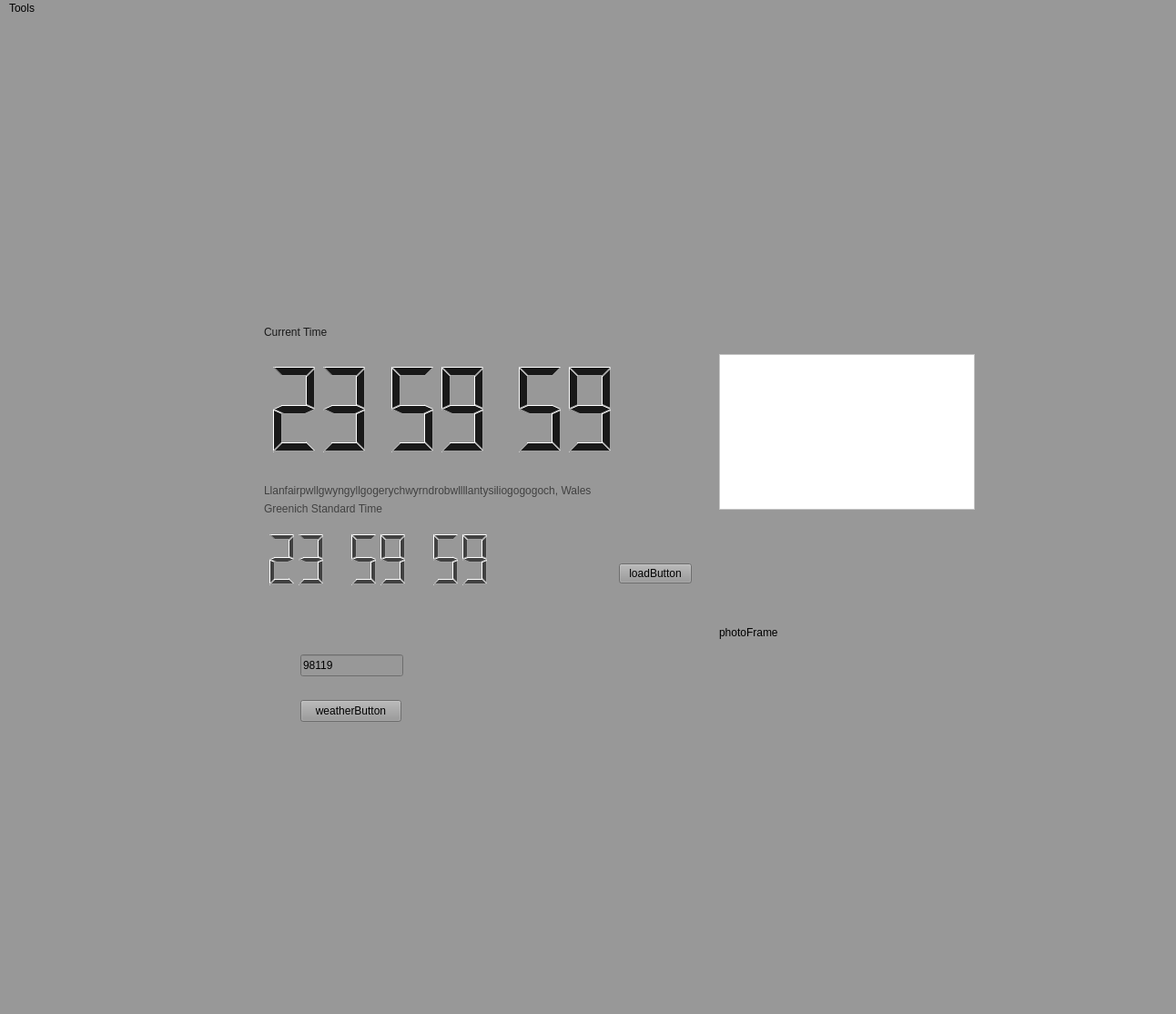
<?xml version="1.0" encoding="UTF-8"?>
<ui version="4.0">
 <class>DashboardWindow</class>
 <widget class="QMainWindow" name="DashboardWindow">
  <property name="geometry">
   <rect>
    <x>0</x>
    <y>0</y>
    <width>1292</width>
    <height>1114</height>
   </rect>
  </property>
  <property name="windowTitle">
   <string>DashboardWindow</string>
  </property>
  <property name="styleSheet">
   <string notr="true">background-color: rgb(152, 152, 152);</string>
  </property>
  <widget class="QWidget" name="centralwidget">
   <widget class="QLCDNumber" name="hourLCD">
    <property name="geometry">
     <rect>
      <x>290</x>
      <y>370</y>
      <width>121</width>
      <height>121</height>
     </rect>
    </property>
    <property name="styleSheet">
     <string notr="true">color: rgb(25, 25, 25);
background-color:transparent;</string>
    </property>
    <property name="frameShape">
     <enum>QFrame::NoFrame</enum>
    </property>
    <property name="digitCount">
     <number>2</number>
    </property>
    <property name="value" stdset="0">
     <double>23.000000000000000</double>
    </property>
   </widget>
   <widget class="QLabel" name="cityLabel">
    <property name="geometry">
     <rect>
      <x>290</x>
      <y>510</y>
      <width>491</width>
      <height>20</height>
     </rect>
    </property>
    <property name="styleSheet">
     <string notr="true">font: 8pt &quot;MS Shell Dlg 2&quot;;
color: rgb(65, 65, 65);
background-color:transparent;</string>
    </property>
    <property name="text">
     <string>Llanfair­pwllgwyngyll­gogery­chwyrn­drobwll­llan­tysilio­gogo­goch, Wales</string>
    </property>
   </widget>
   <widget class="QLabel" name="currentTimeLabel">
    <property name="geometry">
     <rect>
      <x>290</x>
      <y>330</y>
      <width>181</width>
      <height>31</height>
     </rect>
    </property>
    <property name="styleSheet">
     <string notr="true">font: 14pt &quot;MS Shell Dlg 2&quot;;
color: rgb(25, 25, 25);
background-color:transparent;</string>
    </property>
    <property name="text">
     <string>Current Time</string>
    </property>
   </widget>
   <widget class="QLCDNumber" name="minuteLCD">
    <property name="geometry">
     <rect>
      <x>420</x>
      <y>370</y>
      <width>121</width>
      <height>121</height>
     </rect>
    </property>
    <property name="styleSheet">
     <string notr="true">color: rgb(25, 25, 25);
background-color:transparent;</string>
    </property>
    <property name="frameShape">
     <enum>QFrame::NoFrame</enum>
    </property>
    <property name="digitCount">
     <number>2</number>
    </property>
    <property name="value" stdset="0">
     <double>59.000000000000000</double>
    </property>
   </widget>
   <widget class="QLCDNumber" name="secondLCD">
    <property name="geometry">
     <rect>
      <x>560</x>
      <y>370</y>
      <width>121</width>
      <height>121</height>
     </rect>
    </property>
    <property name="styleSheet">
     <string notr="true">color: rgb(25, 25, 25);
background-color:transparent;</string>
    </property>
    <property name="frameShape">
     <enum>QFrame::NoFrame</enum>
    </property>
    <property name="digitCount">
     <number>2</number>
    </property>
    <property name="value" stdset="0">
     <double>59.000000000000000</double>
    </property>
    <property name="intValue" stdset="0">
     <number>59</number>
    </property>
   </widget>
   <widget class="QLCDNumber" name="worldMinuteLCD">
    <property name="geometry">
     <rect>
      <x>380</x>
      <y>560</y>
      <width>71</width>
      <height>71</height>
     </rect>
    </property>
    <property name="styleSheet">
     <string notr="true">color: rgb(65, 65, 65);
background-color:transparent;</string>
    </property>
    <property name="digitCount">
     <number>2</number>
    </property>
    <property name="intValue" stdset="0">
     <number>59</number>
    </property>
   </widget>
   <widget class="QLCDNumber" name="worldSecondLCD">
    <property name="geometry">
     <rect>
      <x>470</x>
      <y>560</y>
      <width>71</width>
      <height>71</height>
     </rect>
    </property>
    <property name="styleSheet">
     <string notr="true">background-color:transparent;
color: rgb(65, 65, 65);</string>
    </property>
    <property name="digitCount">
     <number>2</number>
    </property>
    <property name="intValue" stdset="0">
     <number>59</number>
    </property>
   </widget>
   <widget class="QLCDNumber" name="worldHourLCD">
    <property name="geometry">
     <rect>
      <x>290</x>
      <y>560</y>
      <width>71</width>
      <height>71</height>
     </rect>
    </property>
    <property name="styleSheet">
     <string notr="true">color: rgb(65, 65, 65);
background-color:transparent;</string>
    </property>
    <property name="digitCount">
     <number>2</number>
    </property>
    <property name="intValue" stdset="0">
     <number>23</number>
    </property>
   </widget>
   <widget class="QLabel" name="timeZoneLabel">
    <property name="geometry">
     <rect>
      <x>290</x>
      <y>530</y>
      <width>491</width>
      <height>20</height>
     </rect>
    </property>
    <property name="styleSheet">
     <string notr="true">font: 8pt &quot;MS Shell Dlg 2&quot;;
color: rgb(65, 65, 65);
background-color:transparent;</string>
    </property>
    <property name="text">
     <string>Greenich Standard Time</string>
    </property>
   </widget>
   <widget class="QTableView" name="todolist">
    <property name="geometry">
     <rect>
      <x>790</x>
      <y>370</y>
      <width>281</width>
      <height>171</height>
     </rect>
    </property>
    <property name="sizePolicy">
     <sizepolicy hsizetype="Preferred" vsizetype="Preferred">
      <horstretch>0</horstretch>
      <verstretch>0</verstretch>
     </sizepolicy>
    </property>
    <property name="styleSheet">
     <string notr="true">color: rgb(0, 0, 0);
background-color: rgb(255, 255, 255);</string>
    </property>
    <property name="frameShape">
     <enum>QFrame::StyledPanel</enum>
    </property>
    <property name="frameShadow">
     <enum>QFrame::Sunken</enum>
    </property>
    <property name="lineWidth">
     <number>3</number>
    </property>
    <property name="horizontalScrollBarPolicy">
     <enum>Qt::ScrollBarAlwaysOff</enum>
    </property>
    <property name="gridStyle">
     <enum>Qt::NoPen</enum>
    </property>
    <property name="sortingEnabled">
     <bool>false</bool>
    </property>
   </widget>
   <widget class="QLabel" name="label">
    <property name="geometry">
     <rect>
      <x>10</x>
      <y>-160</y>
      <width>1171</width>
      <height>1491</height>
     </rect>
    </property>
    <property name="autoFillBackground">
     <bool>false</bool>
    </property>
    <property name="styleSheet">
     <string notr="true">border-image: url(:/Lab 4 Images/google home.png);
background-color:transparent
</string>
    </property>
    <property name="text">
     <string/>
    </property>
   </widget>
   <widget class="QPushButton" name="pushButton">
    <property name="geometry">
     <rect>
      <x>330</x>
      <y>750</y>
      <width>111</width>
      <height>24</height>
     </rect>
    </property>
    <property name="text">
     <string>weatherButton</string>
    </property>
   </widget>
   <widget class="QLabel" name="weatherLabel">
    <property name="geometry">
     <rect>
      <x>480</x>
      <y>680</y>
      <width>191</width>
      <height>101</height>
     </rect>
    </property>
    <property name="text">
     <string/>
    </property>
   </widget>
   <widget class="QLineEdit" name="zipCodeEdit">
    <property name="geometry">
     <rect>
      <x>330</x>
      <y>700</y>
      <width>113</width>
      <height>24</height>
     </rect>
    </property>
    <property name="text">
     <string>98119</string>
    </property>
   </widget>
   <widget class="QLabel" name="label_2">
    <property name="geometry">
     <rect>
      <x>10</x>
      <y>0</y>
      <width>1281</width>
      <height>1111</height>
     </rect>
    </property>
    <property name="styleSheet">
     <string notr="true">border-image: url(:/Lab 4 Images/boards-with-unfocused-background_1253-55.jpg);</string>
    </property>
    <property name="text">
     <string/>
    </property>
   </widget>
   <widget class="QLabel" name="frameLabel">
    <property name="geometry">
     <rect>
      <x>790</x>
      <y>590</y>
      <width>281</width>
      <height>171</height>
     </rect>
    </property>
    <property name="text">
     <string>photoFrame</string>
    </property>
   </widget>
   <widget class="QPushButton" name="loadButton">
    <property name="geometry">
     <rect>
      <x>680</x>
      <y>600</y>
      <width>80</width>
      <height>22</height>
     </rect>
    </property>
    <property name="text">
     <string>loadButton</string>
    </property>
   </widget>
   <zorder>label_2</zorder>
   <zorder>label</zorder>
   <zorder>hourLCD</zorder>
   <zorder>cityLabel</zorder>
   <zorder>currentTimeLabel</zorder>
   <zorder>minuteLCD</zorder>
   <zorder>secondLCD</zorder>
   <zorder>worldMinuteLCD</zorder>
   <zorder>worldSecondLCD</zorder>
   <zorder>worldHourLCD</zorder>
   <zorder>timeZoneLabel</zorder>
   <zorder>todolist</zorder>
   <zorder>pushButton</zorder>
   <zorder>weatherLabel</zorder>
   <zorder>zipCodeEdit</zorder>
   <zorder>frameLabel</zorder>
   <zorder>loadButton</zorder>
  </widget>
  <widget class="QMenuBar" name="menubar">
   <property name="geometry">
    <rect>
     <x>0</x>
     <y>0</y>
     <width>1292</width>
     <height>21</height>
    </rect>
   </property>
   <widget class="QMenu" name="menuTools">
    <property name="title">
     <string>Tools</string>
    </property>
    <addaction name="actionOpen_to_do_list"/>
   </widget>
   <addaction name="menuTools"/>
  </widget>
  <widget class="QStatusBar" name="statusbar"/>
  <action name="actionOpen_to_do_list">
   <property name="text">
    <string>Open to-do list</string>
   </property>
  </action>
 </widget>
 <resources/>
 <connections/>
</ui>
